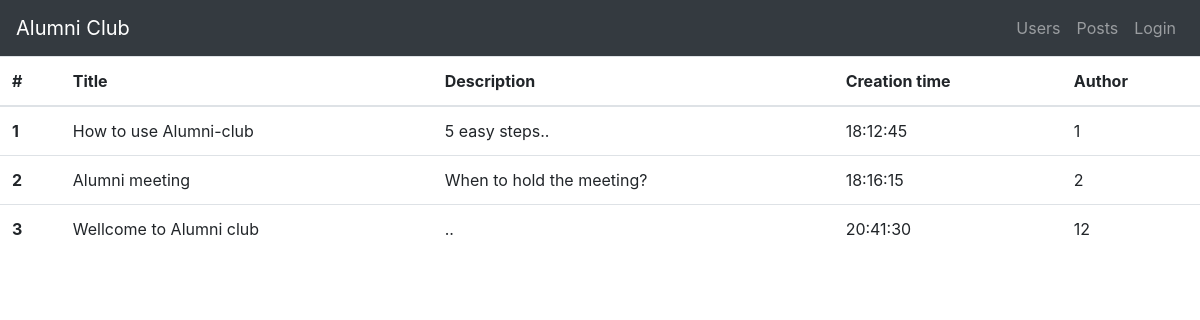
The page /posts.php on the database as committed earlier.
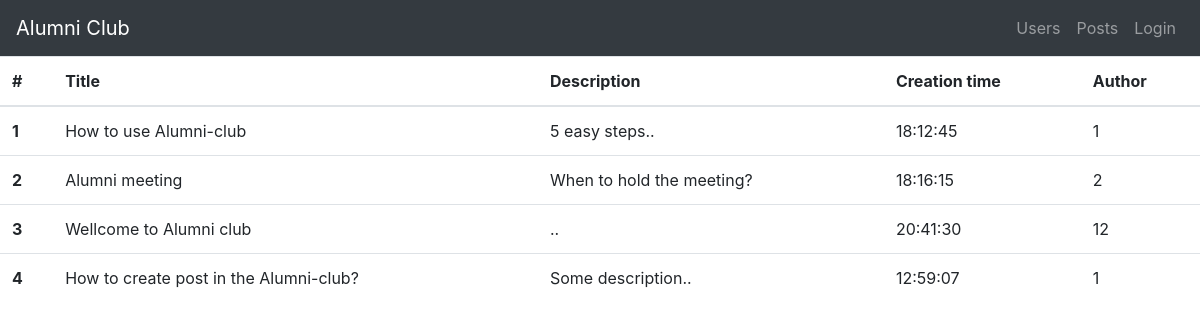
The same page on the database as committed later.
### tables this page shows
CREATE TABLE `posts` (
  `id` int(11) NOT NULL,
  `user_id` int(11) NOT NULL,
  `title` varchar(150) NOT NULL,
  `description` varchar(1000) NOT NULL,
  `visibility` int(11) NOT NULL,
  `creation_time` time NOT NULL
);

### posts.php (the view, shortened to what this page needs)
<?php
include 'includes/header.php';
$counter = 1;
?>
<table class="table">
    <thead>
        <tr>
            <th scope="col">#</th>
            <th scope="col">Title</th>
            <th scope="col">Description</th>
            <th scope="col">Creation time</th>
            <th scope="col">Author</th>
        </tr>
    </thead>
<tbody>
        <?php
        if (isset($_SESSION["username"])) {
            $stmt = $pdo->prepare('SELECT username, specialty, uni_group FROM users WHERE username = :username ');
            $stmt->execute(['username' => $_SESSION['username']]);
            $user = $stmt->fetch();
            $user_specialty = $user["specialty"];
            $user_uni_group = $user["uni_group"];
            $data = $pdo->prepare("SELECT title, description, creation_time, user_id FROM posts
                         WHERE visibility = 0
                         OR (visibility = 1 AND specialty = :specialty)
                         OR (visibility = 2 AND uni_group = :uni_group)");
            $data->execute([
                'specialty' => $user_specialty,
                'uni_group' => $user_uni_group,
            ]);
        } else {
            $data = $pdo->query("SELECT title, description, creation_time, user_id FROM posts WHERE visibility = 0")->fetchAll();
        }
        foreach ($data as $row) {
        ?>
            <tr>
                <th scope="row"><?php echo $counter++ ?></th>
                <td><?php echo $row['title'] ?></td>
                <td><?php echo $row['description'] ?></td>
                <td><?php echo $row['creation_time'] ?></td>
                <td><?php echo $row['user_id'] ?></td>
            </tr>
        <?php
        }
        ?>
    </tbody>
</table>
<?php
include 'includes/footer.php';

### includes/header.php (shortened to what this page needs)
<!DOCTYPE html>
<html lang="en">
<head>
  <link rel="stylesheet" href="https://stackpath.bootstrapcdn.com/bootstrap/4.5.0/css/bootstrap.min.css">
</head>
<body>
  <nav class="navbar navbar-expand-lg navbar-dark bg-dark">
    <a class="navbar-brand" href="index.php">Alumni Club</a>
    <div class="collapse navbar-collapse" id="navbarResponsive">
      <ul class="navbar-nav ml-auto">
        <li class="nav-item">
          <a class="nav-link" href="users.php">Users</a>
        </li>
        <li class="nav-item">
          <a class="nav-link" href="posts.php">Posts</a>
        </li>
        <?php if (!isset($_SESSION["username"])) { ?>
          <li class="nav-item">
            <a class="nav-link" href="login.php">Login</a>
          </li>
        <?php } ?>
      </ul>
  </nav>
</body>

### includes/footer.php (shortened to what this page needs)
</body>
</html>

Rows that differ between the two databases and show on the page:
added posts: title "How to create post in the Alumni-club?", description "Some description..", creation_time "12:59:07", user "1"
